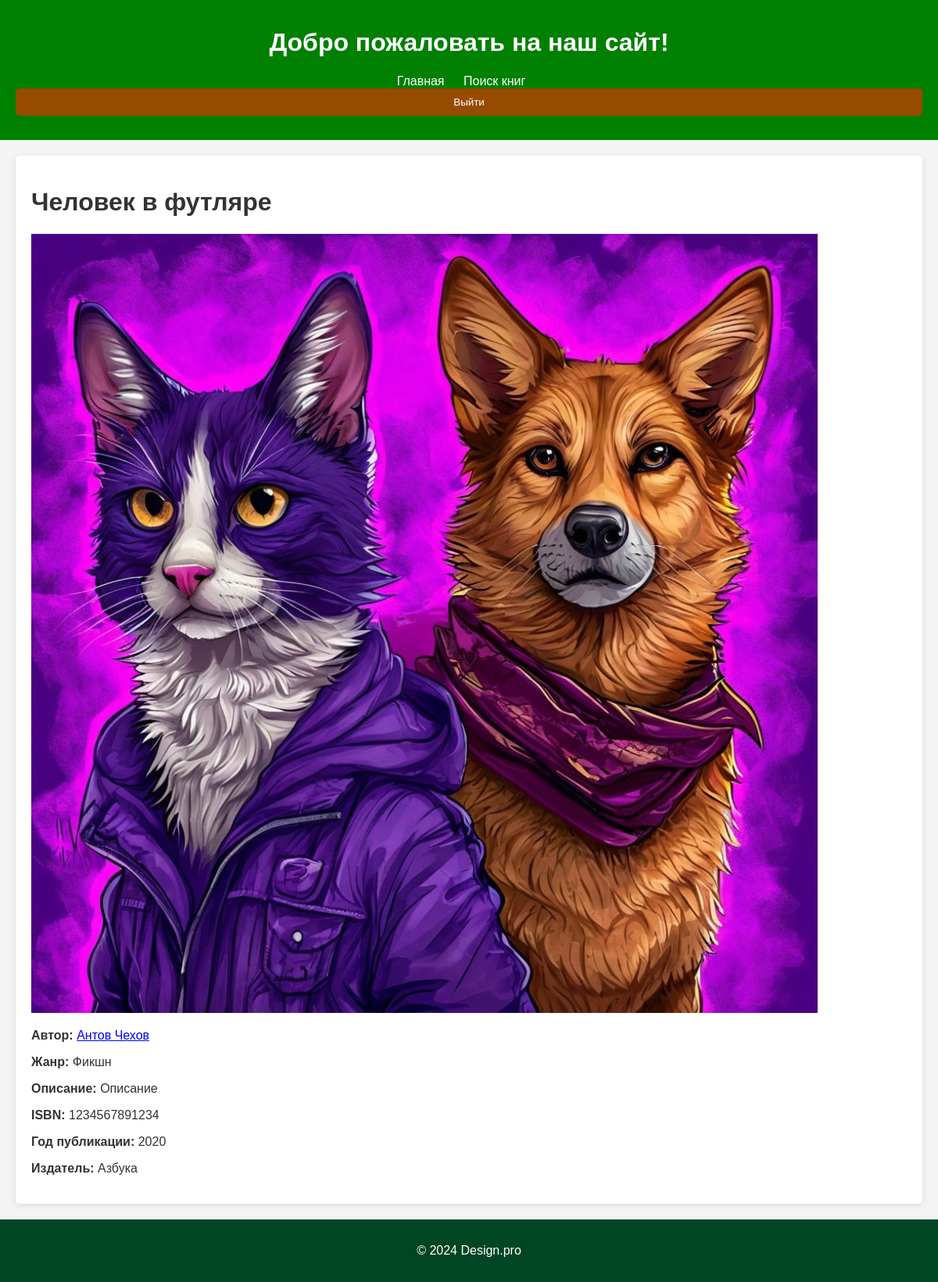
The page /EA/book/2/ (signed in) on the database its author committed.
### EA/models.py (models this page shows, shortened)
class Book(models.Model):
    FICTION = 'fiction'
    TEXTBOOK = 'textbook'
    CATEGORY_CHOICES = [
        (FICTION, 'Художественное произведение'),
        (TEXTBOOK, 'Учебник'),
    ]
    title = models.CharField(max_length=200, null=True)
    author = models.ForeignKey(Author, on_delete=models.SET_NULL, null=True)
    summary = models.TextField(max_length=1000, help_text="Enter a brief description of the book", null=True)
    isbn = models.CharField('ISBN', max_length=13, help_text='13 Character <a href="https://www.isbn-international.org/content/what-isbn">ISBN number</a>')
    genre = models.ManyToManyField(Genre, help_text="Select a genre for this book")
    language = models.ForeignKey(Language, on_delete=models.SET_NULL, null=True)
    publication_year = models.IntegerField(null=True, help_text="Enter the year of publication (1000-9999)", validators=[MinValueValidator(1000), MaxValueValidator(9999)])
    category = models.CharField(null=True, max_length=100, help_text="Enter the category of the book")
    publisher = models.CharField(null=True, max_length=100, help_text="Enter the publisher of the book")
    cover_image = models.ImageField(upload_to='covers/', blank=True, null=True, help_text="Upload the cover image of the book")
    text_file = models.FileField(upload_to='books/', blank=True, null=True, help_text="Upload the text file of the book")
    title_type = models.CharField(blank=True, null=True, max_length=20)
    class Meta:
        unique_together = (('title', 'author', 'publication_year', 'publisher'),)  # Уникальность по указанным полям
    def display_genre(self):
        return ', '.join([genre.name for genre in self.genre.all()[:3]])
    display_genre.short_description = 'Genre'

class Author(models.Model):
    first_name = models.CharField(max_length=100)
    last_name = models.CharField(max_length=100)
    date_of_birth = models.DateField(null=True, blank=True)
    date_of_death = models.DateField('Died', null=True, blank=True)
    biography = models.TextField(max_length=2000, help_text="Enter a brief biography of the author", blank=True, null=True)
    works = models.TextField(max_length=2000, help_text="List of works by the author", blank=True, null=True)
    notable_achievements = models.TextField(max_length=2000, help_text="Significant achievements of the author", blank=True, null=True)
    class Meta:
        ordering = ['last_name']
        unique_together = (('first_name', 'last_name'),)

class Genre(models.Model):
    name = models.CharField(max_length=200, help_text="Enter a book genre (e.g. Science Fiction, French Poetry etc.)")

### EA/views.py (the view)
# urls.py: path('book/<int:pk>/', views.BookDetailView.as_view(), name='book-detail'),
class BookDetailView(generic.DetailView):
    model = Book
    template_name = 'book_detail.html'
    context_object_name = 'book'

### EA/templates/book_detail.html (shortened to what this page needs)
{% extends "base.html" %}
{% block content %}
<h1>{{ book.title }}</h1>
{% if book.cover_image %}
    <img src="{{ book.cover_image.url }}" alt="Cover Image">
{% endif %}
<p><strong>Автор:</strong> <a href="{% url 'EA:author-detail' book.author.id %}">{{ book.author.first_name }} {{ book.author.last_name }}</a></p>
<p><strong>Жанр:</strong> {{ book.display_genre }}</p>
<p><strong>Описание:</strong> {{ book.summary }}</p>
<p><strong>ISBN:</strong> {{ book.isbn }}</p>
<p><strong>Год публикации:</strong> {{ book.publication_year }}</p>
<p><strong>Издатель:</strong> {{ book.publisher }}</p>
{% endblock %}

### EA/static/css/style.css (style rules this page uses)
body { font-family: Arial, sans-serif; margin: 0; padding: 0; background-color: #f4f4f4; color: #333; }

### rows shown on the page
Book: title "Человек в футляре", cover_image (picture), author.first_name "Антов", author.last_name "Чехов", display_genre "Фикшн", summary "Описание", isbn "1234567891234", publication_year "2020", publisher "Азбука"
